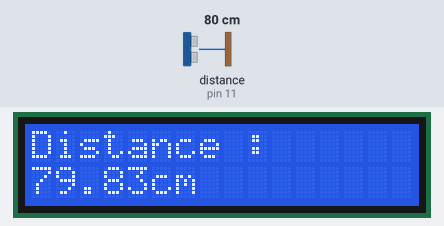
This sketch was run on a simulated Arduino Uno, built with avr-gcc and run on an emulated ATmega328P. On the bench: 16×2 character LCD. Wiring (inferred from the names in the program): ultrasonic range finder: trigger pin 12; echo pin 11. The inputs (shaded band) are chosen by the test bench; at power-on: distance to the obstacle (sensor on pin 11) 80 cm. The echo pulse lasts 58.3 µs per cm; what the sketch prints to the serial monitor is not drawn.

Above: at 1.7 s.
1.8 s: distance to the obstacle (sensor on pin 11) set to 2 cm
At 2.5 s:
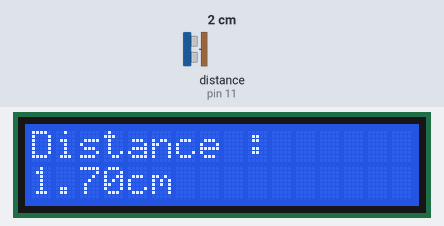
4.9 s: distance to the obstacle (sensor on pin 11) set to 4 cm
At 5.7 s:
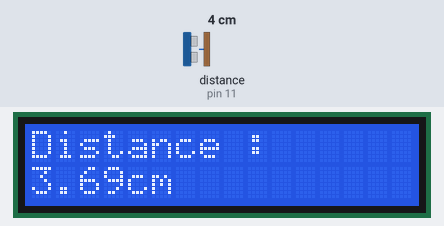
6.7 s: distance to the obstacle (sensor on pin 11) set to 9 cm
At 7.1 s:
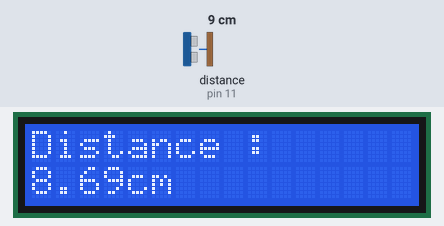
Timing chart, 0 to 9.7 s (numbered marks = the images above; inputs shaded):
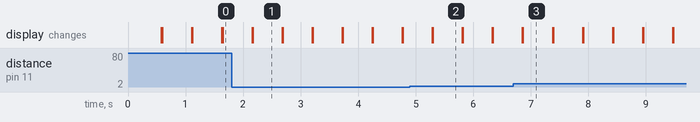

Measured:
- after the input at 1.8 s, the display: first differs from a run without the input after 0.37 s (image 1)
- after the input at 4.9 s, the display: first differs from a run without the input after 0.40 s (image 2)
- after the input at 6.7 s, the display: first differs from a run without the input after 0.17 s (image 3)
- what the display in image 1 shows lasts 0.5 s, from 2.2 s to 2.7 s

The sketch:

ultrasonic.ino
```cpp
#include <LiquidCrystal_I2C.h>
#include <Wire.h>
#define DT 500
#define TRIG_PIN 12
#define ECHO_PIN 11

int pingTravelTime;
LiquidCrystal_I2C lcd = LiquidCrystal_I2C(0x27, 16, 2);

void setup() {
  // put your setup code here, to run once:
  Serial.begin(9600);
  pinMode(TRIG_PIN, OUTPUT);
  pinMode(ECHO_PIN, INPUT);
  lcd.init();
  lcd.backlight();
  delay(DT);
}

void loop() {
  // put your main code here, to run repeatedly:
  lcd.clear();
  lcd.setCursor(0, 0);
  lcd.print("Distance : ");
  digitalWrite(TRIG_PIN, LOW); // make sure we get a clean HIGH pulse;
  delayMicroseconds(10);
  digitalWrite(TRIG_PIN, HIGH); //send signal;
  delayMicroseconds(10);
  digitalWrite(TRIG_PIN, LOW);
  pingTravelTime = pulseIn(ECHO_PIN, HIGH); //read echo pin;
  float cm = (pingTravelTime / 2.0) / 29.1;
  Serial.print(cm);
  lcd.setCursor(0,1);
  lcd.print(cm);
  lcd.print("cm");
  Serial.print(",");
  Serial.print(0);
  Serial.print(",");
  Serial.print(2);
  Serial.print(",");
  Serial.println(5);
  delay(DT);

}
```
